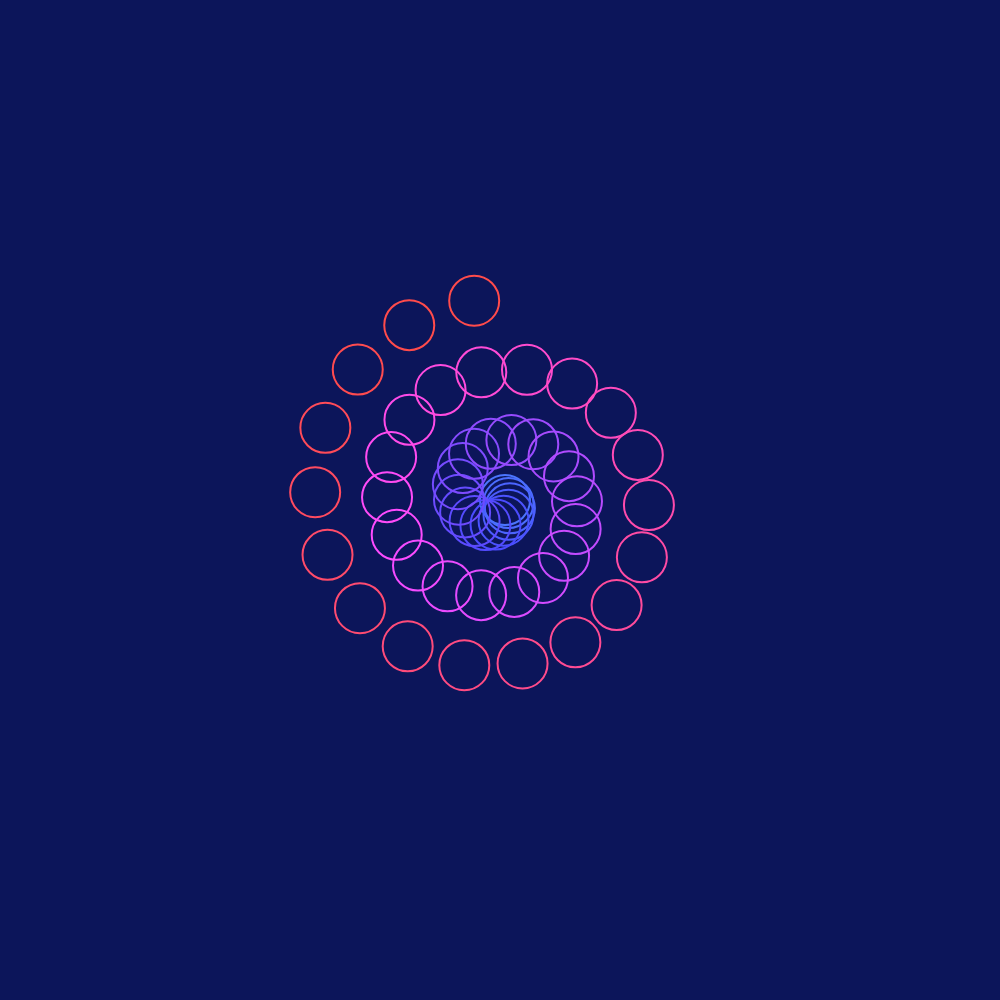
Frame 1 (no input)
Frame 60 (no input): identical to frame 1, image omitted
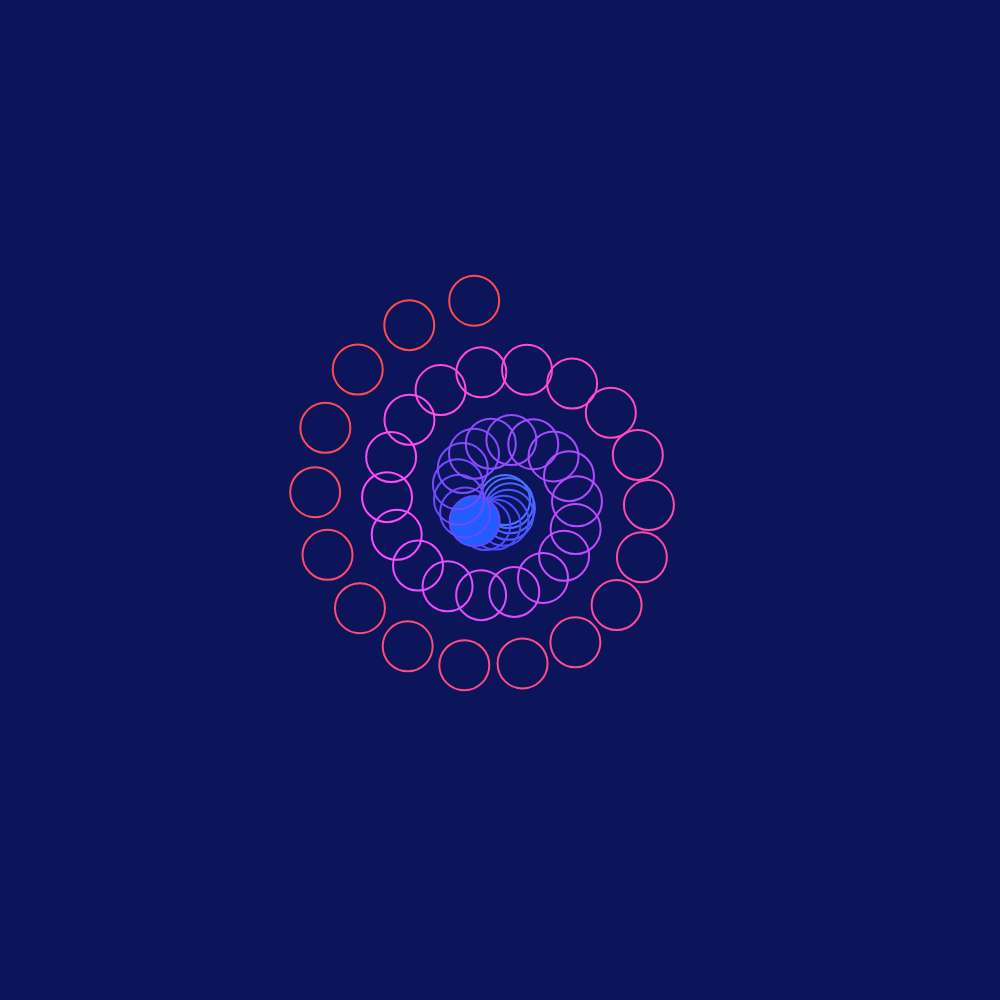
Frame 120 (the mouse pressed at the canvas centre since frame 60)

The p5.js sketch that drew these frames (run headless with seeded random() and noise() and a simulated clock; from frame 60 on, the mouse is pressed at the canvas centre):

// p5.js sketch
// ── sketch.js
/* Gisselee Rivera
Title: Swirl
Instructions: Click and drag over the
circle outlines to color in or erase.
*/
// Stores all circle positions and colors
const canvasSize = 1000;

let circleSize = 50;
let angle = 0;
let distance = 0;
let circles = [];
let previousCircle = -1;

function setup() {
  createCanvas(canvasSize, canvasSize);
  colorMode(HSB, 255);
  noFill();

  // Makes the circle and their positions
  angle = 0;
  distance = 5;
//Makes the spiral shape with the circles

  for (let loops = 0; loops < 50; loops++) {

    let x = width / 2 + cos(angle) * distance;
    let y = height / 2 + sin(angle) * distance;

    circles.push({
      x: x,
      y: y,
      colored: false,
      color: color(145 + loops * 2, 220, 255)
    });
//Positions of the circles
    angle = angle + 0.35;
    distance = distance + 4;
  }
}

function draw() {
background(165, 220, 90);
  
  let currentCircle = -1;

// Drawing the circles
  for (let i = 0; i < circles.length; i++) {

    let c = circles[i];

  // Makes sure that mouse is on the circle outline 
    let d = dist(mouseX, mouseY, c.x, c.y);

    if (abs(d - circleSize / 2) < 8) {
     currentCircle = i;
   }
   if (c.colored){
    fill(c.color);
  } else {
    noFill();
    }
  //Draw the circle outline
  stroke(160 + i * 2, 180, 255);
  strokeWeight(2);
  circle(c.x, c.y, circleSize);
  }

//Color appears when dragging the mouse
  if (mouseIsPressed && mouseButton === LEFT){
    if(currentCircle !== -1 && currentCircle !== previousCircle){
      circles[currentCircle].colored = true;
    }
  }
  previousCircle = currentCircle;
}

  function mouseReleased() {
  previousCircle = 0;
  for (let i = 0; i < circles.length; i++) {

    let c = circles[i];

  // Makes sure that mouse is on the circle outline 
    let d = dist(mouseX, mouseY, c.x, c.y);

    if (abs(d - circleSize / 2) < 8) {
     currentCircle = i;
   }
   if (c.colored===false){
    fill(c.color);
  } else {
    noFill();
    }
  }
}
